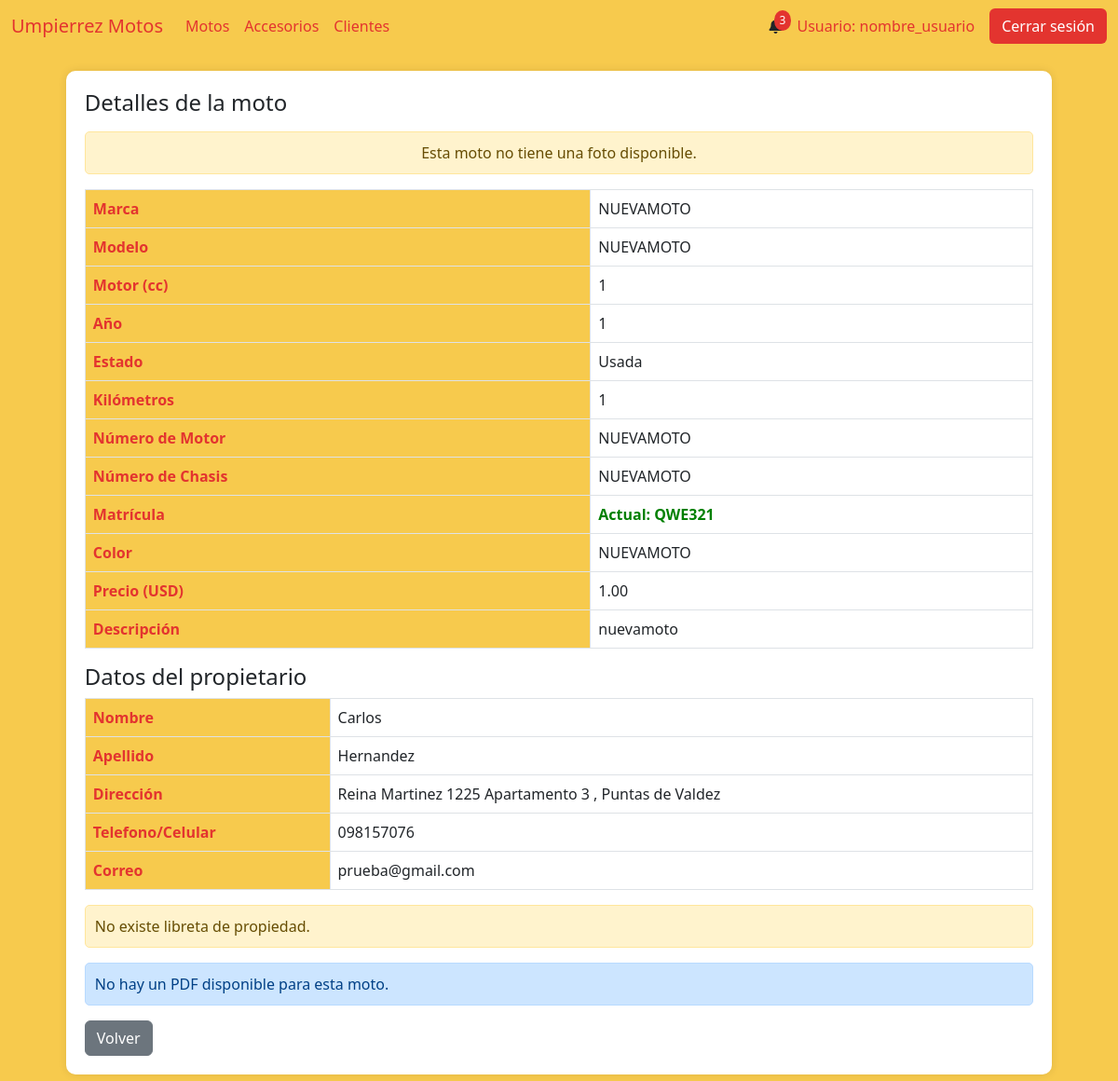
Page /moto_detalles/50 on the committed database.
### AppUM/models.py (models this page shows)
class Moto(models.Model):
    marca = models.CharField(max_length=20)
    modelo = models.CharField(max_length=20)
    anio = models.IntegerField()
    motor = models.IntegerField()
    estado = models.CharField(max_length=10)
    kilometros = models.IntegerField()
    precio = models.DecimalField(max_digits=10, decimal_places=2)
    color = models.CharField(max_length=20)
    num_motor = models.CharField(max_length=40, unique=True)
    num_chasis = models.CharField(max_length=40, unique=True)
    foto = models.ImageField(null=True, blank=True, upload_to="motos/fotos/")
    pertenece_tienda = models.BooleanField()
    pertenece_taller = models.BooleanField()
    identificacion_pdf = models.FileField(upload_to='motos/pdfs/', null=True, blank=True)
    observaciones = models.TextField(null=True, blank=True)
    fecha_ingreso = models.DateTimeField(auto_now_add=True)

class Matriculas(models.Model):
    moto = models.ForeignKey(Moto, related_name='moto', on_delete=models.CASCADE, null=True)
    matricula = models.CharField(max_length=20, unique=True)
    activo = models.BooleanField()

class Cliente(models.Model):
    documento = models.CharField(max_length=20, unique=True)
    nombre = models.CharField(max_length=20)
    apellido  = models.CharField(max_length=20)
    fecha_nacimiento = models.DateField()
    ciudad = models.CharField(max_length=40)
    calle = models.CharField(max_length=40)
    numero = models.IntegerField()
    num_apartamento = models.IntegerField()

class ClienteTelefono(models.Model):
    cliente = models.ForeignKey(Cliente, related_name='cliente_telefono', on_delete=models.CASCADE, null=True)
    telefono = models.CharField(max_length=10,unique=True)
    principal = models.BooleanField(default=True)
    activo = models.BooleanField(default=True)

class ClienteCorreo(models.Model):
    cliente = models.ForeignKey(Cliente, related_name='cliente_correo', on_delete=models.CASCADE, null=True)
    correo = models.CharField(max_length=100, unique=True)
    principal = models.BooleanField(default=True)
    activo = models.BooleanField(default=True)

### AppUM/views.py (the view)
# urls.py: path('moto_detalles/<int:id_moto>', views.detalles_moto,name="MotoDetalles"),
def detalles_moto(req,id_moto):
    moto = Moto.objects.get(id=id_moto)
    matriculas_moto = Matriculas.objects.filter(moto_id=id_moto)
    if not moto.observaciones:
        descripcion = "Sin descripción"
    else:
        descripcion = moto.observaciones
    if moto.identificacion_pdf:
        pdf = moto.identificacion_pdf.url
    else:
        pdf = None
    compra_venta = ComprasVentas.objects.filter(moto_id=id_moto,tipo="CV").first()
    if compra_venta:
        cliente_id = compra_venta.cliente_id
        telefono_principal_cliente = ClienteTelefono.objects.filter(cliente_id=cliente_id,principal=1).first()
        correo_cliente = ClienteCorreo.objects.filter(cliente_id=cliente_id,principal=1).first()
        if correo_cliente:
            correo = correo_cliente.correo
        else:
            correo = None
        telefono_principal = telefono_principal_cliente.telefono
        libreta = req.build_absolute_uri(compra_venta.fotocopia_libreta.url) if compra_venta.fotocopia_libreta else None
        cliente = Cliente.objects.get(id=cliente_id)
    else:
        cliente = None
        libreta = None
        telefono_principal = None
        correo = None
    if matriculas_moto.exists():
        matricula_actual = Matriculas.objects.filter(moto_id=moto.id, activo=1).first()
        matricula_anterior = Matriculas.objects.filter(moto_id=moto.id, activo=0).first()
        if not matricula_anterior:
            matr_ant = None
        else:
            matr_ant = matricula_anterior.matricula
        if not matricula_actual:
            matr_act = None
        else:
            matr_act = matricula_actual.matricula
        contexto = {"moto":moto,
                    "descripcion":descripcion,
                    "matr_anterior": matr_ant,
                    "matr_actual":matr_act,
                    "foto_moto":moto.foto.url if moto.foto else None,
                    "pdf":pdf,
                    "cliente":cliente,
                    "libreta":libreta,
                    "telefono_principal":telefono_principal,
                    "correo":correo
                    }
    else:
        contexto = {"moto":moto,"descripcion":descripcion,"pdf":pdf,"cliente":cliente,"libreta":libreta,"telefono_principal":telefono_principal,"correo":correo}
    return render(req,"perfil_administrativo/motos/detalles_moto.html",contexto)

### AppUM/templates/perfil_administrativo/motos/detalles_moto.html (shortened to what this page needs)
{% extends "perfil_administrativo/padre_perfil_administrativo.html" %}
{% load static %}
{% block contenidoQueCambia %}
<div class="table-container" id="motoDetails">
    <h4>Detalles de la moto</h4>
    {% if moto.foto %}
        <div class="text-center">
            <img src="{{ moto.foto.url }}" alt="Foto de la moto" class="imagen-moto">
        </div>
    {% else %}
        <div class="text-center mt-3">
            <div class="alert alert-warning" role="alert">
                Esta moto no tiene una foto disponible.
            </div>
        </div>
    {% endif %}
    <table class="table table-bordered">
        <tbody>
            <tr>
                <th scope="row">Marca</th>
                <td>{{ moto.marca }}</td>
            </tr>
            <tr>
                <th scope="row">Modelo</th>
                <td>{{ moto.modelo }}</td>
            </tr>
            <tr>
                <th scope="row">Motor (cc)</th>
                <td>{{ moto.motor }}</td>
            </tr>
            <tr>
                <th scope="row">Año</th>
                <td>{{ moto.anio }}</td>
            </tr>
            <tr>
                <th scope="row">Estado</th>
                <td>{{ moto.estado }}</td>
            </tr>
            <tr>
                <th scope="row">Kilómetros</th>
                <td>{{ moto.kilometros }}</td>
            </tr>
            <tr>
                <th scope="row">Número de Motor</th>
                <td>{{ moto.num_motor }}</td>
            </tr>
            <tr>
                <th scope="row">Número de Chasis</th>
                <td>{{ moto.num_chasis }}</td>
            </tr>
            {% if matr_actual %}
            <tr>
                <th scope="row">Matrícula</th>
                <td>
                    <span style="color: green; font-weight: bold;">Actual: {{ matr_actual }}</span>
                    <br>
                </td>
            </tr>
            {% endif %}
            <tr>
                <th scope="row">Color</th>
                <td>{{ moto.color }}</td>
            </tr>
            <tr>
                <th scope="row">Precio (USD)</th>
                <td>{{ moto.precio }}</td>
            </tr>
            <tr>
                <th scope="row">Descripción</th>
                <td class="descripcion-celda">{{ descripcion }}</td>
            </tr>
        </tbody>
    </table>
    {% if cliente %}
    <h4>Datos del propietario</h4>
    <table class="table table-bordered">
        <tbody>
            <tr>
                <th scope="row">Nombre</th>
                <td>{{ cliente.nombre }}</td>
            </tr>
            <tr>
                <th scope="row">Apellido</th>
                <td>{{ cliente.apellido }}</td>
            </tr>
            <tr>
                <th scope="row">Dirección</th>
                <td>{{ cliente.calle }} {{ cliente.numero }} {% if cliente.num_apartamento %} Apartamento {{ cliente.num_apartamento }} {% endif %}, {{ cliente.ciudad }}</td>
            </tr>
            <tr>
                <th scope="row">Telefono/Celular</th>
                <td>{{ telefono_principal }}</td>
            </tr>
            <tr>
                <th scope="row">Correo</th>
                <td>{{ correo }}</td>
            </tr>
        </tbody>
    </table>
    {% endif %}
    {% if libreta %}
            <a href="{{ libreta }}" class="btn btn-info" target="_blank">Ver libreta</a>
        {% else %}
            <div class="alert alert-warning mb-0" role="alert">
                No existe libreta de propiedad.
            </div>
        {% endif %}
    {% if pdf %}
        <a href="{{ pdf }}" class="btn btn-primary" target="_blank">Ver PDF</a>
    {% else %}
        <div class="alert alert-info mt-3" role="alert">
            No hay un PDF disponible para esta moto.
        </div>
    {% endif %}
    <a href="{% url 'Motos' %}" class="btn btn-secondary">Volver</a>
</div>
{% endblock %}

### AppUM/static/css/styles.css (style rules this page uses)
body { background-color: #f7ca4d; }
.table-container { background-color: #fff; border-radius: 10px; padding: 20px; box-shadow: 0px 0px 10px rgba(0, 0, 0, 0.1); margin: 20px auto; max-width: 90%; }
.table th { background-color: #f7ca4d; color: #e3342f; }
.alert { padding: 10px; border-radius: 5px; margin-top: 10px; }
.alert-info { background-color: #cce5ff; color: #004085; border: 1px solid #b8daff; }

### AppUM/templates/perfil_administrativo/motos/detalles_moto.html (style rules this page uses)
.descripcion-celda { max-width: 300px; white-space: normal; word-wrap: break-word; overflow-y: auto; max-height: 150px; }

### rows in the picture
Moto: marca "NUEVAMOTO", modelo "NUEVAMOTO", motor "1", anio "1", estado "Usada", kilometros "1", num_motor "NUEVAMOTO", num_chasis "NUEVAMOTO", color "NUEVAMOTO", precio "1.00", observaciones "nuevamoto"
Matriculas: matricula "QWE321"
Cliente: nombre "Carlos", apellido "Hernandez", calle "Reina Martinez", numero "1225", num_apartamento "3", ciudad "Puntas de Valdez"
ClienteTelefono: telefono "098157076"
ClienteCorreo: correo "prueba@gmail.com"
